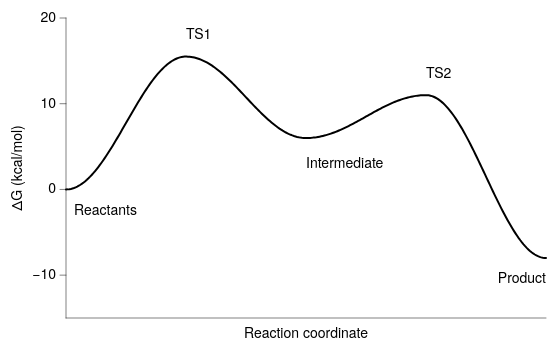

Describe this chart as a Vega-Lite specification.
### Vega-Lite specification from a JSON file in a GitHub repository (floating-point values rounded to 4 significant figures; data arrays with more than 128 entries replaced by an {"elided": "..."} marker saying what was removed)
{"background": null, "config": {"arc": {"fill": "#DBDBDB", "fillOpacity": 1.0, "innerRadius": 37.5, "padAngle": 0.03, "stroke": "black", "strokeOpacity": 1, "strokeWidth": 0.25}, "area": {"fill": "#DBDBDB", "fillOpacity": 1.0, "stroke": "black", "strokeOpacity": 1, "strokeWidth": 0.25}, "axis": {"domain": true, "domainCap": "round", "domainColor": "black", "domainWidth": 0.25, "grid": false, "gridCap": "round", "gridColor": "#F1F1F1", "gridDash": [0, 0], "gridOpacity": 1.0, "gridWidth": 0.25, "labelColor": "black", "labelFont": "Helvetica Neue, HelveticaNeue, Helvetica, Arial, sans-serif", "labelFontSize": 7, "labelFontStyle": "normal", "labelFontWeight": 400, "offset": 0, "ticks": true, "tickCap": "round", "tickColor": "black", "tickRound": false, "tickSize": 3, "tickWidth": 0.25, "titleColor": "black", "titleFont": "Helvetica Neue, HelveticaNeue, Helvetica, Arial, sans-serif", "titleFontSize": 7, "titleFontStyle": "normal", "titleFontWeight": 400}, "axisX": {"domain": true, "labelAlign": "center", "labelAngle": 0, "labels": true, "ticks": true, "translate": 0}, "axisY": {"domain": true, "labelAlign": "right", "labelAngle": 0, "labels": true, "ticks": true, "translate": 0}, "axisRight": {"domain": true, "labelAlign": "left", "labelAngle": 0, "labels": true, "ticks": true, "translate": 0}, "axisTop": {"domain": true, "labelAlign": "center", "labelAngle": 0, "labels": true, "ticks": true, "translate": 0}, "axisBand": {"tickOffset": 0}, "bar": {"fill": "#DBDBDB", "fillOpacity": 1.0, "stroke": "black", "strokeOpacity": 1, "strokeWidth": 0.25}, "boxplot": {"size": 13.5, "ticks": {"cornerRadius": 0.25, "fill": "black", "opacity": 1, "size": 6.75, "thickness": 0.25}, "box": {"fillOpacity": 1.0, "stroke": "black", "strokeOpacity": 1, "strokeWidth": 0.25}, "median": {"cornerRadius": 0, "fill": "black", "fillOpacity": 1.0, "opacity": 1, "size": 13.5, "thickness": 0.25}, "rule": {"fill": "black", "fillOpacity": 1.0, "size": 15.0, "stroke": "black", "strokeDash": [0, 0], "strokeOpacity": 1, "strokeWidth": 0.25}, "outliers": {"color": "black", "fill": "black", "fillOpacity": 1.0, "size": 0, "stroke": "black", "strokeOpacity": 1, "strokeWidth": 0.25}}, "circle": {"fill": "black", "fillOpacity": 1.0, "size": 1.875, "stroke": null, "strokeOpacity": 1, "strokeWidth": 0.25}, "errorband": {"band": {"fillOpacity": 0.6, "stroke": null, "strokeWidth": 0.25, "strokeOpacity": 1}, "borders": {"opacity": 0, "strokeOpacity": 0.25, "strokeWidth": 1}}, "errorbar": {"opacity": 1, "rule": {"strokeDash": [0, 0], "strokeWidth": 0.25}, "ticks": {"color": "black", "cornerRadius": 0.125, "opacity": 1, "size": 9.0, "thickness": 0.25}, "thickness": 0.25}, "font": "Helvetica Neue, HelveticaNeue, Helvetica, Arial, sans-serif", "geoshape": {"fill": "#DBDBDB", "fillOpacity": 1.0, "stroke": "black", "strokeOpacity": 1, "strokeWidth": 0.25}, "header": {"labelColor": "black", "labelFont": "Helvetica Neue, HelveticaNeue, Helvetica, Arial, sans-serif", "labelFontSize": 7, "labelFontStyle": "normal", "labelFontWeight": 400, "titleColor": "black", "titleFont": "Helvetica Neue, HelveticaNeue, Helvetica, Arial, sans-serif", "titleFontSize": 7, "titleFontStyle": "normal", "titleFontWeight": 400, "titlePadding": 0}, "legend": {"disable": false, "offset": 4.5, "titlePadding": 4, "labelOffset": 2, "gradientLabelOffset": 2, "gradientLength": 75.0, "gradientThickness": 7.5, "gradientOpacity": 1.0, "gradientStrokeColor": "black", "gradientStrokeWidth": 0.25, "labelColor": "black", "labelFont": "Helvetica Neue, HelveticaNeue, Helvetica, Arial, sans-serif", "labelFontSize": 7, "labelFontStyle": "normal", "labelFontWeight": 400, "strokeColor": "black", "strokeWidth": 0, "symbolSize": 42, "symbolStrokeColor": "black", "symbolStrokeWidth": 0.25, "titleColor": "black", "titleFont": "Helvetica Neue, HelveticaNeue, Helvetica, Arial, sans-serif", "titleFontSize": 7, "titleFontStyle": "normal", "titleFontWeight": 400}, "line": {"color": "black", "stroke": "black", "strokeCap": "round", "strokeDash": [0, 0], "strokeOpacity": 1, "strokeWidth": 0.375}, "point": {"filled": true, "fill": "#DBDBDB", "fillOpacity": 1.0, "size": 7.5, "stroke": "black", "strokeOpacity": 1, "strokeWidth": 0.25}, "range": {"category": ["#5CA7B1", "#CDDEF3", "#B7B3E4", "#B3DAB5", "#F5E1B3", "#3D727B", "#8AA8D2", "#867DAC", "#80A988", "#CBB17A", "#204148", "#59719A", "#584C77", "#507B5F", "#9D824D"], "diverging": {"scheme": ["#C35082", "#CE6D94", "#D989A7", "#E2A4BA", "#EABFCE", "#F1DBE2", "#F6F6F6", "#D7E0EB", "#B9CBE0", "#9BB6D5", "#7DA1C9", "#5F8CBD", "#4177B1"]}, "heatmap": {"scheme": ["#32022B", "#43044D", "#4C196E", "#4D338C", "#484DA6", "#3A68BB", "#1D83CA", "#1D9CCB", "#23B5C9", "#28CDC5", "#4DE0B4", "#91EE9F"]}, "ordinal": {"scheme": ["#F1F1F1", "#DBDBDB", "#C6C6C6", "#B2B2B2", "#9D9D9D", "#898989", "#767676", "#636363", "#515151", "#404040", "#2F2F2F", "#1F1F1F"]}, "ramp": {"scheme": ["#32022B", "#43044D", "#4C196E", "#4D338C", "#484DA6", "#3A68BB", "#1D83CA", "#1D9CCB", "#23B5C9", "#28CDC5", "#4DE0B4", "#91EE9F"]}}, "rule": {"color": "black", "stroke": "black", "strokeCap": "round", "strokeDash": [2, 2], "strokeOpacity": 1, "strokeWidth": 0.25}, "scale": {"bandPaddingInner": 0.1, "bandPaddingOuter": 0.1, "round": false}, "rect": {"fill": "#DBDBDB", "fillOpacity": 1.0, "stroke": "black", "strokeOpacity": 1, "strokeWidth": 0.25}, "square": {"fill": "#DBDBDB", "fillOpacity": 1.0, "size": 15.0, "stroke": "black", "strokeOpacity": 1, "strokeWidth": 0.25}, "text": {"color": "black", "font": "Helvetica Neue, HelveticaNeue, Helvetica, Arial, sans-serif", "fontSize": 7, "fontStyle": "normal", "fontWeight": 400}, "tick": {"color": "black", "cornerRadius": 0.125, "opacity": 1.0, "size": 13.5, "thickness": 0.25}, "title": {"anchor": "middle", "frame": "group", "color": "black", "font": "Helvetica Neue, HelveticaNeue, Helvetica, Arial, sans-serif", "fontSize": 7, "fontStyle": "normal", "fontWeight": 400, "subtitleColor": "black", "subtitleFont": "Helvetica Neue, HelveticaNeue, Helvetica, Arial, sans-serif", "subtitleFontSize": "Helvetica Neue, HelveticaNeue, Helvetica, Arial, sans-serif", "subtitleFontStyle": "normal", "subtitleFontWeight": 400}, "trail": {"color": "black", "opacity": 1, "size": 0.375}, "view": {"continuousWidth": 240, "continuousHeight": 150, "discreteWidth": 240, "discreteHeight": 150, "fill": null, "stroke": null, "strokeWidth": 0.25}}, "layer": [{"data": {"name": "data-2d36b3cbaebd823fa86b183817cd01b9"}, "mark": {"type": "line", "strokeWidth": 1.0}, "encoding": {"x": {"axis": {"labels": false, "ticks": false}, "field": "rc", "title": "Reaction coordinate", "type": "quantitative"}, "y": {"field": "G", "scale": {"domain": [-12, 20]}, "title": "ΔG (kcal/mol)", "type": "quantitative"}}}, {"layer": [{"data": {"values": [{"__dysonsphere__": 1}]}, "mark": {"type": "text", "align": "left", "angle": 0, "baseline": "middle", "dx": 4, "dy": 0, "opacity": 1.0}, "encoding": {"text": {"value": "Reactants"}, "x": {"datum": 0.0}, "y": {"datum": -2.5}}}, {"data": {"values": [{"__dysonsphere__": 1}]}, "mark": {"type": "text", "align": "left", "angle": 0, "baseline": "middle", "dx": 0, "dy": 0, "opacity": 1.0}, "encoding": {"text": {"value": "TS1"}, "x": {"datum": 1.0}, "y": {"datum": 18.0}}}, {"data": {"values": [{"__dysonsphere__": 1}]}, "mark": {"type": "text", "align": "left", "angle": 0, "baseline": "middle", "dx": 0, "dy": 0, "opacity": 1.0}, "encoding": {"text": {"value": "Intermediate"}, "x": {"datum": 2.0}, "y": {"datum": 3.0}}}, {"data": {"values": [{"__dysonsphere__": 1}]}, "mark": {"type": "text", "align": "left", "angle": 0, "baseline": "middle", "dx": 0, "dy": 0, "opacity": 1.0}, "encoding": {"text": {"value": "TS2"}, "x": {"datum": 3.0}, "y": {"datum": 13.5}}}, {"data": {"values": [{"__dysonsphere__": 1}]}, "mark": {"type": "text", "align": "right", "angle": 0, "baseline": "middle", "dx": 0, "dy": 0, "opacity": 1.0}, "encoding": {"text": {"value": "Product"}, "x": {"datum": 4.0}, "y": {"datum": -10.5}}}]}], "$schema": "https://vega.github.io/schema/vega-lite/v6.4.1.json", "datasets": {"data-2d36b3cbaebd823fa86b183817cd01b9": {"elided": "300 records"}}}
